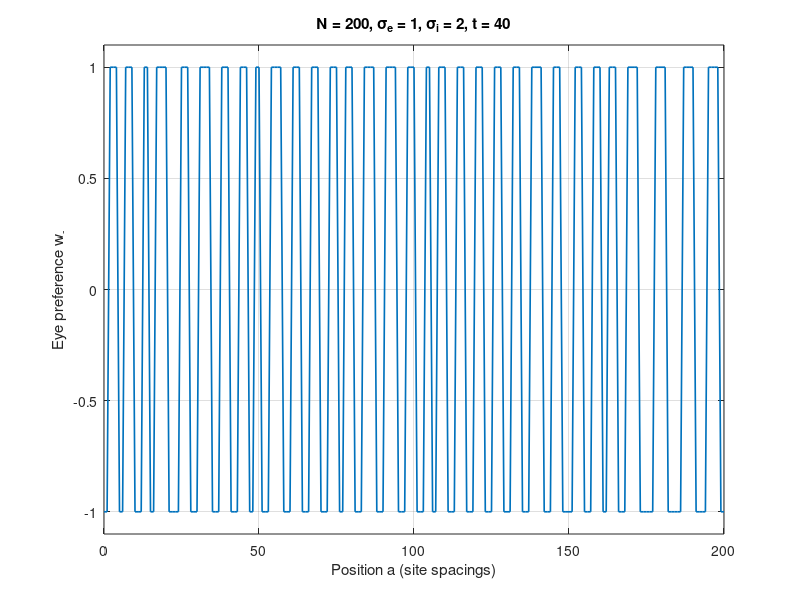
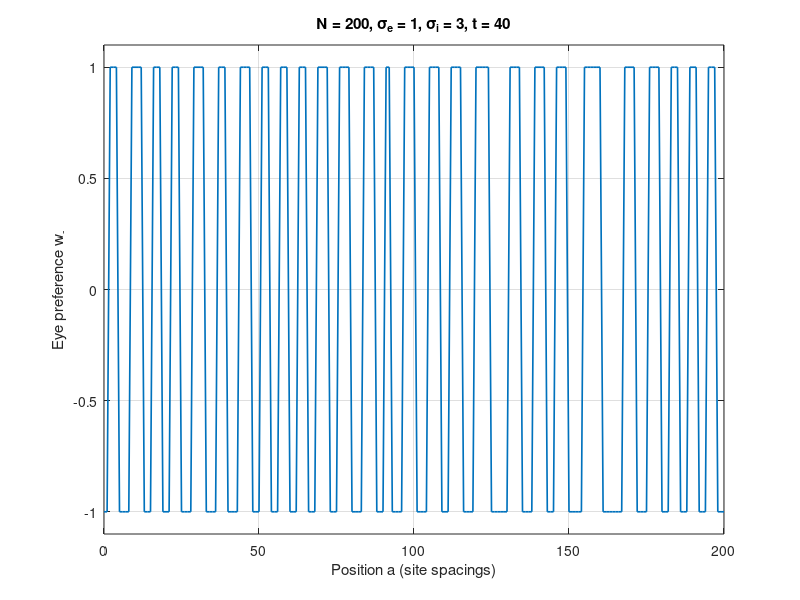

The MATLAB source for these figures, in order:
clear; close all; clc;
rng(1);

N = 200;
sigma_e = 1;
sigma_i_values = [2, 3];
dt = 0.02;
% Time unit: tau_w / (q_S - q_D)
T = 40;
nTrials = 20;

a = (0:N-1)';
% Periodic distance from site 0
d = min(a, N-a);
periods = zeros(nTrials, 2);

for j = 1:2
    sigma_i = sigma_i_values(j);

    K = exp(-d.^2/(2*sigma_e^2)) ...
        - (sigma_e/sigma_i)*exp(-d.^2/(2*sigma_i^2));
    Khat = fft(K);

    for trial = 1:nTrials
        % w represents w_-
        w = 0.01*randn(N, 1);

        for step = 1:round(T/dt)
            % Forward Euler, using circular convolution
            w = w + dt*real(ifft(Khat .* fft(w)));
            w = max(-1, min(1, w));
        end

        % Two sign changes per stripe pair, including the ring boundary
        right = (w > 0);
        nPairs = sum(right ~= right([2:N, 1]))/2;
        periods(trial, j) = N/nPairs;

        if trial == 1
            finalPattern = w;
        end
    end

    % Continuum prediction
    kstar = sqrt(4*log(sigma_i/sigma_e)/(sigma_i^2-sigma_e^2));
    continuumPeriod = 2*pi/kstar;

    % Allowed ring modes: k_m = 2*pi*m/N, m = 1,...,N/2.
    % Their growth rates are the corresponding FFT entries
    [~, mstar] = max(real(Khat(2:N/2+1)));
    ringPeriod = N/mstar;

    fprintf('\nsigma_i = %g; periods in site spacings\n', sigma_i);
    fprintf('Measured: %.4g +/- %.4g (mean +/- SD, 20 runs)\n', ...
        mean(periods(:,j)), std(periods(:,j)));
    fprintf('Continuum: %.4g\n', continuumPeriod);
    fprintf('Fastest ring mode: %.4g (m = %d)\n', ringPeriod, mstar);

    % Plot one final pattern, closing the ring at a = N
    figure;
    plot([a; N], [finalPattern; finalPattern(1)], 'LineWidth', 1.2);
    xlabel('Position a (site spacings)');
    ylabel('Eye preference w_-');
    title(sprintf('N = 200, \\sigma_e = 1, \\sigma_i = %g, t = 40', ...
        sigma_i));
    xlim([0, N]);
    ylim([-1.1, 1.1]);
    grid on;
end
